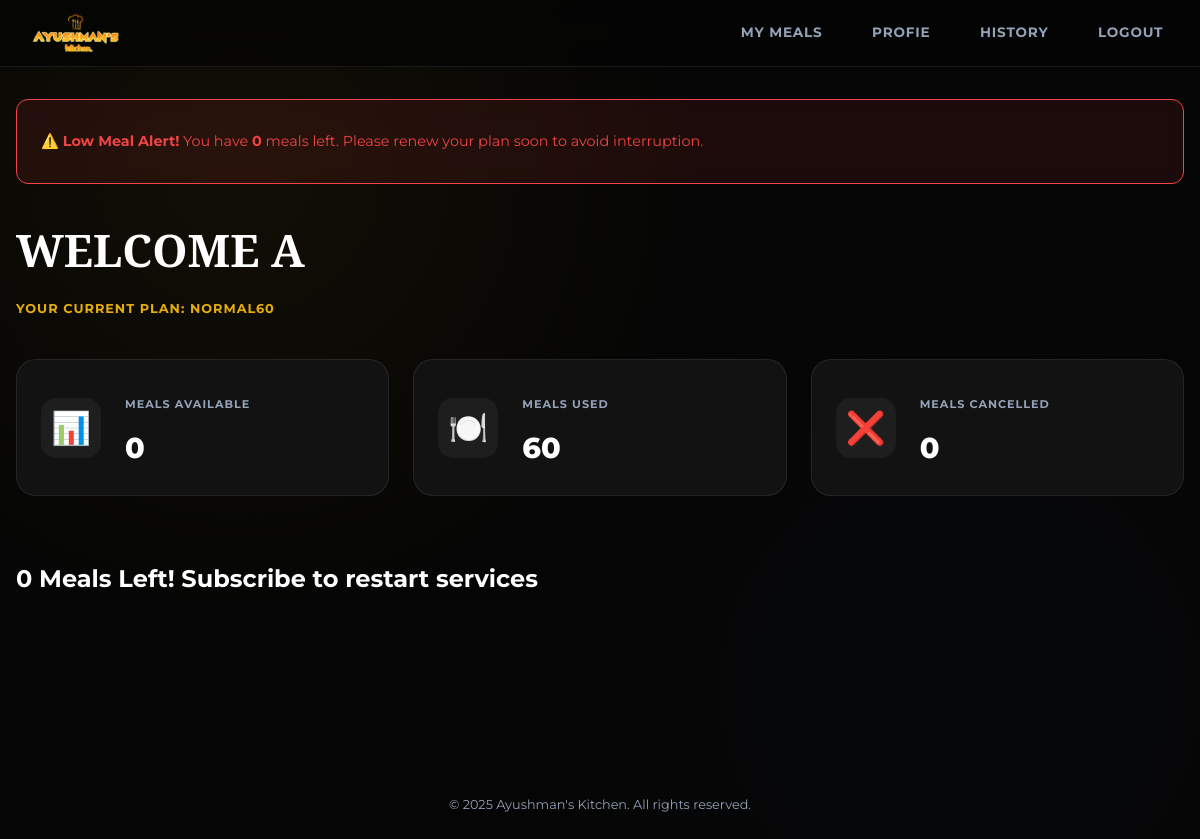
/ (signed in), run on an earlier commit of the app's database.
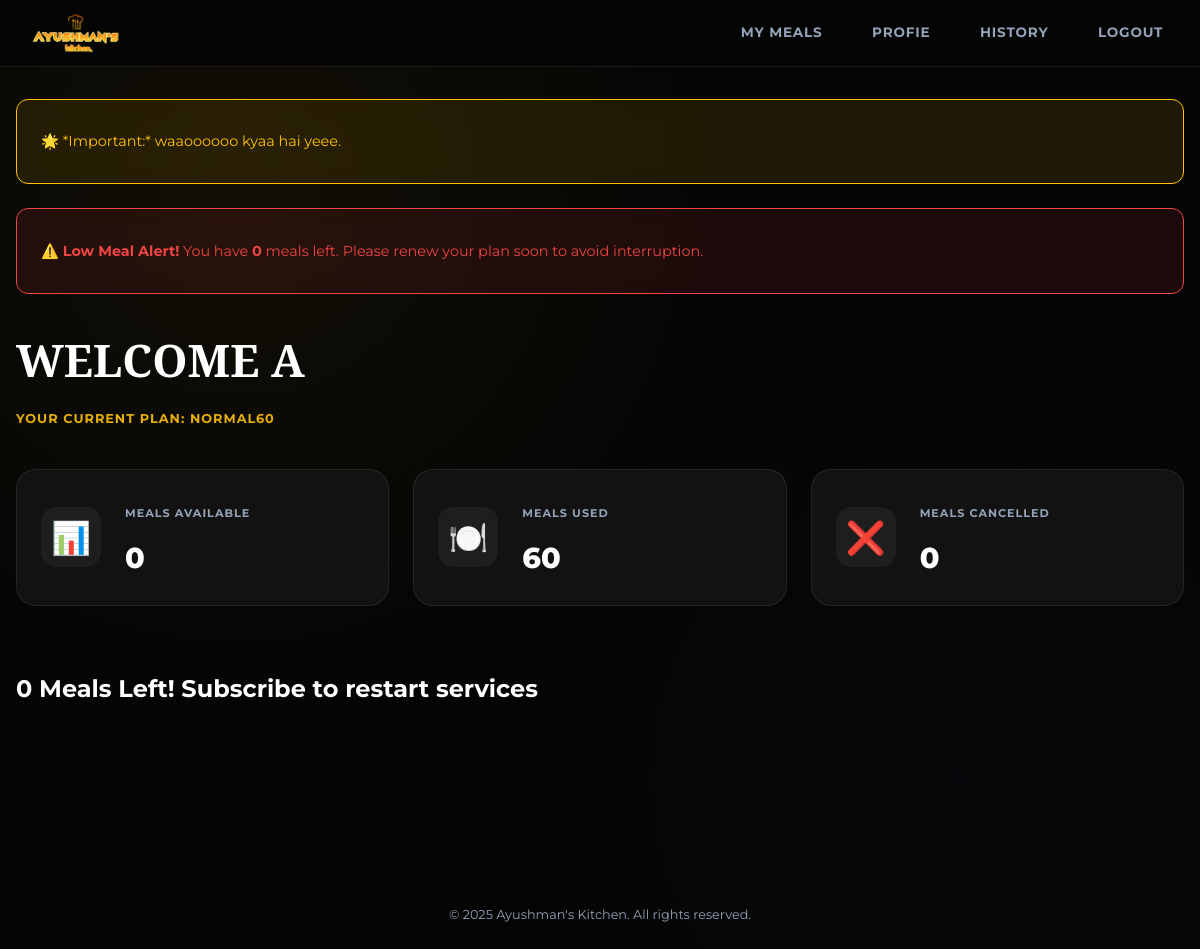
And on a later commit of the database.
### Admin/models.py (models this page shows, shortened)
class AdminNotice(models.Model):
    message=models.CharField(max_length=500)
    date=models.DateField(auto_now_add=True)

### Customers/views.py (the view)
# urls.py: path('', user_dashboard,name="user_dashboard"),
@login_required
def user_dashboard(request):
    user=request.user
    used_meals= user.total_meals - user.meal_balance
    cl_l=LunchRecord.objects.filter(service_choice="Cancel",customer=user).count()
    cl_d=DinnerRecord.objects.filter(service_choice="Cancel",customer=user).count()
    cancelled_meals=cl_l+cl_d
    lunch_record = LunchRecord.objects.filter(customer=user,for_date=today).first()
    dinner_record = DinnerRecord.objects.filter(customer=user,for_date=today).first()
    admin_notice=AdminNotice.objects.all()
    tsunday= today.isoweekday() == 5  # use present date for testing puropose sunday to satur 0-7
    slunch_record = LunchRecord.objects.filter(customer=user,for_date= today  + timedelta(days=1)).first()
    context={
        'user':user,
        'used_meals':used_meals,
        'cancelled_meals':cancelled_meals,
        'lunch_record':lunch_record,
        'dinner_record':dinner_record,
        'admin_notice':admin_notice,
        'tsunday':tsunday,
        'slunch_record':slunch_record,
        }
    return render(request, 'Customer/user-dashboard.html',context)

### Customers/models.py (called while the page is built)
    @property
    def total_meals(self):
        if self.subscription_choice in ["NORMAL30","FLAGSHIP30","PREMIUM30"]:
            return 30
        else :
            return 60

### templates/Customer/user-dashboard.html (shortened to what this page needs)
{% load static %}
<!DOCTYPE html>
<html lang="en">
<head>
    <link rel="stylesheet" href="{% static 'Customer/styles-user-dashboard.css' %}"/>
</head>
<body>
    {% include "Customer/navbar.html" %}
    <main class="user-page">
        <div class="content-container">
            {% if admin_notice %}
            {% for m in admin_notice %}
            <div class="message-banner info" role="alert">
                <p>🌟 *Important:* {{m.message}}.</p>
            </div>
            {% endfor %}
            {% endif %}
            {% if request.user.meal_balance <= 4 %}
            <div class="message-banner warning" role="alert">
                <p>
                    ⚠️ <strong>Low Meal Alert!</strong>
                    You have <strong>{{ request.user.meal_balance }}</strong> meals left.
                    Please renew your plan soon to avoid interruption.
                </p>
            </div>
            {% endif %}
        </div>
        <div class="user-container">
            <h1 class="page-title" id="userGreeting">WELCOME {{ request.user.name|upper }}</h1>
            <p class="user-plan-display" id="userPlanDisplay">Your Current Plan: {{request.user.subscription_choice}}</p>
            <section class="meal-counters" aria-label="Meal counters">
                <div class="counter-card">
                    <div class="counter-icon">📊</div>
                    <div class="counter-content">
                        <p class="counter-label">Meals Available</p>
                        <p class="counter-number" id="mealsAvailable">{{ request.user.meal_balance|default:"0" }}</p>
                    </div>
                </div>
                <div class="counter-card">
                    <div class="counter-icon">🍽️</div>
                    <div class="counter-content">
                        <p class="counter-label">Meals Used</p>
                        <p class="counter-number" id="mealsUsed">{{used_meals}}</p>
                    </div>
                </div>
                <div class="counter-card">
                    <div class="counter-icon">❌</div>
                    <div class="counter-content">
                        <p class="counter-label">Meals Cancelled</p>
                        <p class="counter-number" id="mealsCancelled">{{ cancelled_meals|default:"0" }}</p>
                    </div>
                </div>
            </section>
            <section class="today-meals">
                {% if request.user.user_status_active %}
                <h2 class="section-title"> {% now "Y-m-d" %} </h2>
                <h2 class="section-title">Today's Meals  </h2>
                {% else %}
                {% if request.user.paused_subscription   %}
                <p class="section-title">0 Meals Left! Subscribe to restart services</p>
                {% else %}
                <p class="section-title">Resume meals in profile to resume services</p>
                {% endif %}
                {% endif %}
            </section>
        </div>
    </main>
    <footer class="footer">
        <p>&copy; 2025 Ayushman's Kitchen. All rights reserved.</p>
    </footer>
</body>
</html>

What changed in the data, as far as the page shows it:
added AdminNotice: message "waaoooooo kyaa hai yeee"
